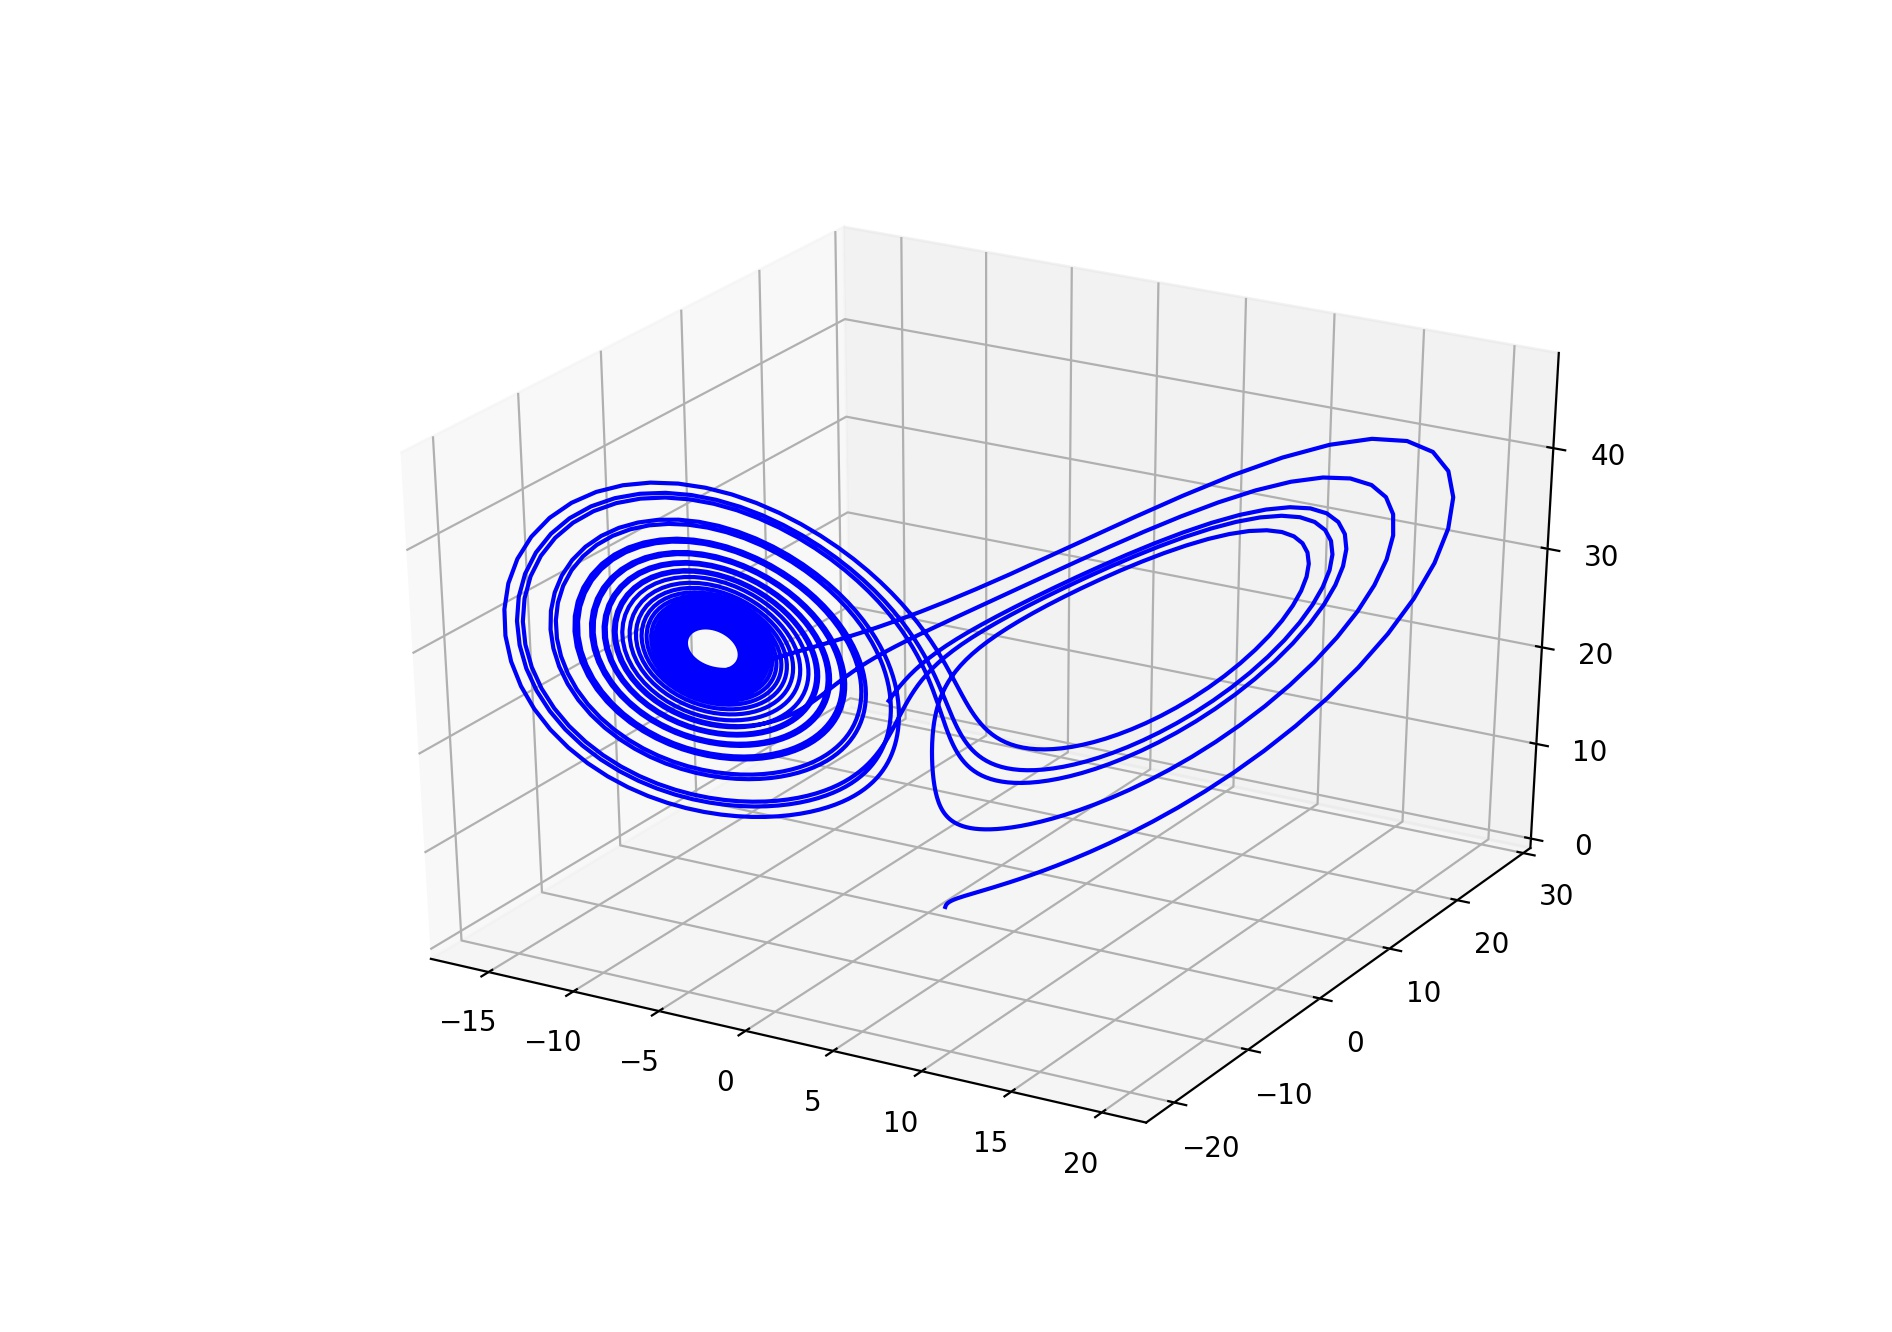

The Python source for this figure:
#
# ComputeLorenzAttractor.py
#
# Small script used to compute and draw the Lorenz attractor in 3D
#


from mpl_toolkits import mplot3d

import numpy as np
import matplotlib.pyplot as plt

from scipy.integrate import odeint


#
# Lorenz: computes the state of the function at a certain state
#
def Lorenz (currentValues, t):

    x = currentValues[0]
    y = currentValues[1]
    z = currentValues[2]
    
    dxDt = sigma * (y - x)
    dyDt = x * (rho - z) - y
    dzDt = x * y - beta * z
    
    return [dxDt, dyDt, dzDt]


#
# Define some initial and default values
#
sigma = 10
beta  = 8/3
rho   = 28

initialValues = [1, 0, 0]

timeStart = 0
timeEnd   = 25
timeDelta = 0.01

timePoints = np.arange (timeStart, timeEnd, timeDelta)


#
# numerically integrate to compute the Lorenz attractor 
#
results = odeint (Lorenz, initialValues, timePoints)

# extract the individual arrays of x, y, and z values from the array of arrays
x = results [:, 0]
y = results [:, 1]
z = results [:, 2]


#
# Finally draw it to the screen
#

plt.figure(figsize=(12, 9))

ax = plt.axes (projection='3d')
ax.plot3D (x, y, z, 'blue')

plt.show()
